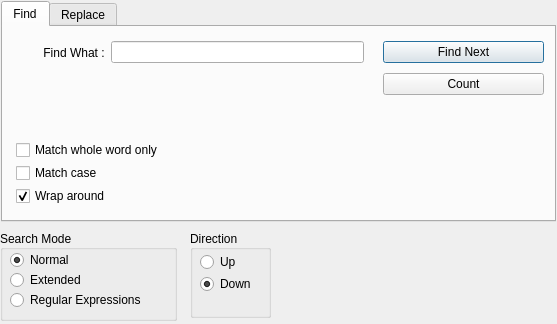
<?xml version="1.0" encoding="UTF-8"?>
<ui version="4.0">
 <class>frmsrchreplace</class>
 <widget class="QDialog" name="frmsrchreplace">
  <property name="geometry">
   <rect>
    <x>0</x>
    <y>0</y>
    <width>557</width>
    <height>324</height>
   </rect>
  </property>
  <property name="minimumSize">
   <size>
    <width>557</width>
    <height>324</height>
   </size>
  </property>
  <property name="maximumSize">
   <size>
    <width>557</width>
    <height>324</height>
   </size>
  </property>
  <property name="windowTitle">
   <string>Dialog</string>
  </property>
  <widget class="QTabWidget" name="tabWidget">
   <property name="geometry">
    <rect>
     <x>1</x>
     <y>1</y>
     <width>555</width>
     <height>221</height>
    </rect>
   </property>
   <property name="currentIndex">
    <number>0</number>
   </property>
   <property name="movable">
    <bool>false</bool>
   </property>
   <widget class="QWidget" name="tab">
    <property name="sizePolicy">
     <sizepolicy hsizetype="Preferred" vsizetype="Preferred">
      <horstretch>0</horstretch>
      <verstretch>0</verstretch>
     </sizepolicy>
    </property>
    <attribute name="title">
     <string>Find</string>
    </attribute>
    <widget class="QWidget" name="formLayoutWidget">
     <property name="geometry">
      <rect>
       <x>10</x>
       <y>10</y>
       <width>351</width>
       <height>31</height>
      </rect>
     </property>
     <layout class="QHBoxLayout" name="hz_params">
      <property name="spacing">
       <number>3</number>
      </property>
      <property name="leftMargin">
       <number>0</number>
      </property>
      <item>
       <layout class="QVBoxLayout" name="vt_params1">
        <property name="leftMargin">
         <number>30</number>
        </property>
        <item>
         <widget class="QLabel" name="lbl_findWhat">
          <property name="text">
           <string>Find What : </string>
          </property>
          <property name="alignment">
           <set>Qt::AlignRight|Qt::AlignTrailing|Qt::AlignVCenter</set>
          </property>
         </widget>
        </item>
       </layout>
      </item>
      <item>
       <layout class="QVBoxLayout" name="vt_params2">
        <item>
         <widget class="QLineEdit" name="edt_findWhat">
          <property name="mouseTracking">
           <bool>true</bool>
          </property>
         </widget>
        </item>
       </layout>
      </item>
     </layout>
    </widget>
    <widget class="QWidget" name="formLayoutWidget_2">
     <property name="geometry">
      <rect>
       <x>380</x>
       <y>10</y>
       <width>161</width>
       <height>62</height>
      </rect>
     </property>
     <layout class="QVBoxLayout" name="vt_action">
      <item>
       <widget class="QPushButton" name="btn_findNext">
        <property name="text">
         <string>Find Next</string>
        </property>
        <property name="default">
         <bool>false</bool>
        </property>
       </widget>
      </item>
      <item>
       <widget class="QPushButton" name="btn_countInstances">
        <property name="text">
         <string>Count</string>
        </property>
       </widget>
      </item>
     </layout>
    </widget>
    <widget class="QWidget" name="opts" native="true">
     <property name="geometry">
      <rect>
       <x>10</x>
       <y>110</y>
       <width>177</width>
       <height>72</height>
      </rect>
     </property>
     <layout class="QVBoxLayout" name="vt_opts">
      <property name="spacing">
       <number>3</number>
      </property>
      <property name="leftMargin">
       <number>3</number>
      </property>
      <property name="topMargin">
       <number>3</number>
      </property>
      <property name="rightMargin">
       <number>3</number>
      </property>
      <property name="bottomMargin">
       <number>3</number>
      </property>
      <item>
       <widget class="QCheckBox" name="cb_optMatchWhole">
        <property name="text">
         <string>Match whole word only</string>
        </property>
       </widget>
      </item>
      <item>
       <widget class="QCheckBox" name="cb_optMatchCase">
        <property name="text">
         <string>Match case</string>
        </property>
       </widget>
      </item>
      <item>
       <widget class="QCheckBox" name="cb_optWrap">
        <property name="text">
         <string>Wrap around</string>
        </property>
        <property name="checked">
         <bool>true</bool>
        </property>
       </widget>
      </item>
     </layout>
    </widget>
   </widget>
   <widget class="QWidget" name="tab_replace">
    <attribute name="title">
     <string>Replace</string>
    </attribute>
    <widget class="QWidget" name="formLayoutWidget_5">
     <property name="geometry">
      <rect>
       <x>10</x>
       <y>10</y>
       <width>351</width>
       <height>58</height>
      </rect>
     </property>
     <layout class="QHBoxLayout" name="hz_params_r">
      <property name="spacing">
       <number>3</number>
      </property>
      <property name="leftMargin">
       <number>0</number>
      </property>
      <item>
       <layout class="QVBoxLayout" name="vt_params1_r">
        <property name="leftMargin">
         <number>30</number>
        </property>
        <item>
         <widget class="QLabel" name="lbl_findWhat_r">
          <property name="text">
           <string>Find What : </string>
          </property>
          <property name="alignment">
           <set>Qt::AlignRight|Qt::AlignTrailing|Qt::AlignVCenter</set>
          </property>
         </widget>
        </item>
        <item>
         <widget class="QLabel" name="label">
          <property name="text">
           <string>Replace with : </string>
          </property>
          <property name="alignment">
           <set>Qt::AlignRight|Qt::AlignTrailing|Qt::AlignVCenter</set>
          </property>
         </widget>
        </item>
       </layout>
      </item>
      <item>
       <layout class="QVBoxLayout" name="vt_params2_r">
        <item>
         <widget class="QLineEdit" name="edt_findWhat_r">
          <property name="mouseTracking">
           <bool>true</bool>
          </property>
         </widget>
        </item>
        <item>
         <widget class="QLineEdit" name="edt_replaceWith_r"/>
        </item>
       </layout>
      </item>
     </layout>
    </widget>
   </widget>
  </widget>
  <widget class="QGroupBox" name="gb_srchmode">
   <property name="geometry">
    <rect>
     <x>0</x>
     <y>230</y>
     <width>177</width>
     <height>91</height>
    </rect>
   </property>
   <property name="styleSheet">
    <string notr="true"/>
   </property>
   <property name="title">
    <string>Search Mode</string>
   </property>
   <property name="alignment">
    <set>Qt::AlignLeading|Qt::AlignLeft|Qt::AlignVCenter</set>
   </property>
   <widget class="QWidget" name="verticalLayoutWidget">
    <property name="geometry">
     <rect>
      <x>10</x>
      <y>20</y>
      <width>157</width>
      <height>62</height>
     </rect>
    </property>
    <layout class="QVBoxLayout" name="vt_srchmode">
     <property name="spacing">
      <number>0</number>
     </property>
     <item>
      <widget class="QRadioButton" name="rb_srch_normal">
       <property name="sizePolicy">
        <sizepolicy hsizetype="Preferred" vsizetype="Fixed">
         <horstretch>0</horstretch>
         <verstretch>0</verstretch>
        </sizepolicy>
       </property>
       <property name="text">
        <string>Normal</string>
       </property>
       <property name="checked">
        <bool>true</bool>
       </property>
       <property name="autoExclusive">
        <bool>true</bool>
       </property>
      </widget>
     </item>
     <item>
      <widget class="QRadioButton" name="rb_srch_ext">
       <property name="sizePolicy">
        <sizepolicy hsizetype="Preferred" vsizetype="Fixed">
         <horstretch>0</horstretch>
         <verstretch>0</verstretch>
        </sizepolicy>
       </property>
       <property name="text">
        <string>Extended</string>
       </property>
      </widget>
     </item>
     <item>
      <widget class="QRadioButton" name="rb_srch_regexp">
       <property name="sizePolicy">
        <sizepolicy hsizetype="Preferred" vsizetype="Fixed">
         <horstretch>0</horstretch>
         <verstretch>0</verstretch>
        </sizepolicy>
       </property>
       <property name="text">
        <string>Regular Expressions</string>
       </property>
      </widget>
     </item>
    </layout>
   </widget>
  </widget>
  <widget class="QGroupBox" name="gb_dir">
   <property name="geometry">
    <rect>
     <x>190</x>
     <y>230</y>
     <width>81</width>
     <height>88</height>
    </rect>
   </property>
   <property name="styleSheet">
    <string notr="true"/>
   </property>
   <property name="title">
    <string>Direction</string>
   </property>
   <property name="alignment">
    <set>Qt::AlignLeading|Qt::AlignLeft|Qt::AlignVCenter</set>
   </property>
   <widget class="QWidget" name="formLayoutWidget_4">
    <property name="geometry">
     <rect>
      <x>10</x>
      <y>20</y>
      <width>65</width>
      <height>48</height>
     </rect>
    </property>
    <layout class="QVBoxLayout" name="vt_dir">
     <property name="spacing">
      <number>0</number>
     </property>
     <item>
      <widget class="QRadioButton" name="rb_up">
       <property name="text">
        <string>Up</string>
       </property>
      </widget>
     </item>
     <item>
      <widget class="QRadioButton" name="rb_down">
       <property name="text">
        <string>Down</string>
       </property>
       <property name="checked">
        <bool>true</bool>
       </property>
      </widget>
     </item>
    </layout>
   </widget>
  </widget>
 </widget>
 <resources/>
 <connections/>
</ui>
